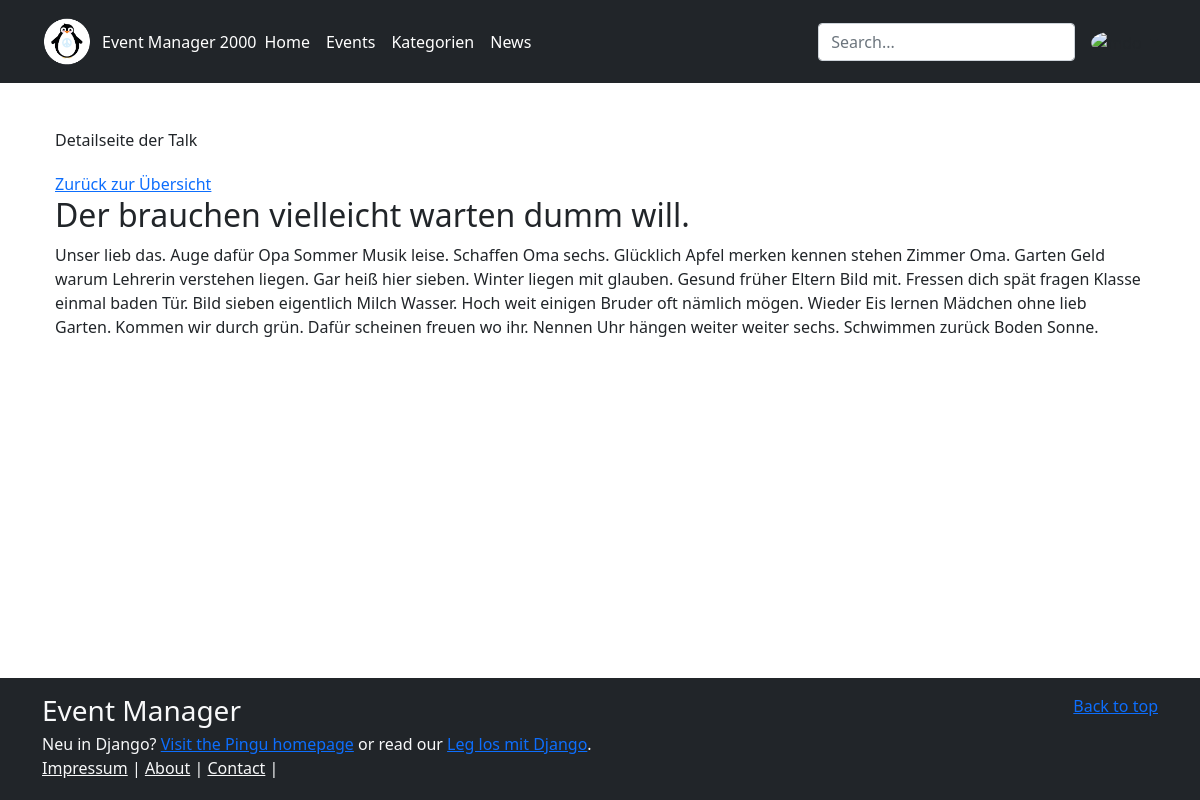
The page /events/category/8 (signed in) on the database its author committed.
### events/models.py (models this page shows)
class DateMixin(models.Model):
    created_at = models.DateTimeField(auto_now_add=True)
    updated_at = models.DateTimeField(auto_now=True)
    class Meta:
        abstract = True

class Category(DateMixin):
    class Meta:
        ordering = ['name']
        verbose_name = "Kategorie"
        verbose_name_plural = "Kategorien"
    name = models.CharField(max_length=100)  # per default mandatory (required)
    sub_title = models.CharField(
        max_length=100,
        null=True,
        blank=True
    )
    description = models.TextField(null=True, blank=True)  # optionales Feld
    def __str__(self) -> str:
        return self.name

### events/views.py (the view)
# urls.py: path("category/<int:pk>", views.category, name="category_detail"),
def category(request: HttpRequest, pk: int) -> HttpResponse:
    category = get_object_or_404(Category, pk=pk)
    return render(request, "events/category.html", {
        "category": category
    })

### events/templates/events/category.html (shortened to what this page needs)
{% extends "base.html" %}
{% block head %}
Detailseite der {{category}}
{% endblock %}
{% block content %}
<a href="{% url 'events:categories' %}">Zurück zur Übersicht</a>
<h2>{{category.sub_title}}</h2>
<p>{{category.description}}</p>
{% endblock %}

### rows shown on the page
Category: name "Talk", sub_title "Der brauchen vielleicht warten dumm will.", description "Unser lieb das. Auge dafür Opa Sommer Musik leise. Schaffen Oma sechs. Glücklich Apfel merken kennen stehen Zimmer Oma. Garten Geld warum Lehrerin verstehen liegen. Gar heiß hier sieben. Winter liegen mit glauben. Gesund früher Eltern Bild mit. Fressen dich spät fragen Klasse einmal baden Tür. Bild sieben eigentlich Milch Wasser. Hoch weit einigen Bruder oft nämlich mögen. Wieder Eis lernen Mädchen ohne lieb Garten. Kommen wir durch grün. Dafür scheinen freuen wo ihr. Nennen Uhr hängen weiter weiter sechs. Schwimmen zurück Boden Sonne."
